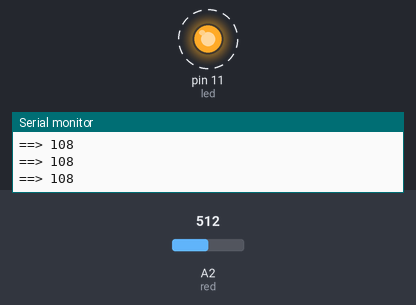
The sketch below on a simulated Arduino Uno, built with avr-gcc and run on an emulated ATmega328P. Shown: output pins drawn as LEDs (lit = HIGH), the last lines printed to the serial monitor. Dashed ring = blinking. The test bench sets the inputs (shaded band); at power-on: A2 (red) = 512.

Above: at 1.13 s.
1.3 s: A2 (red) set to 716
At 1.62 s:
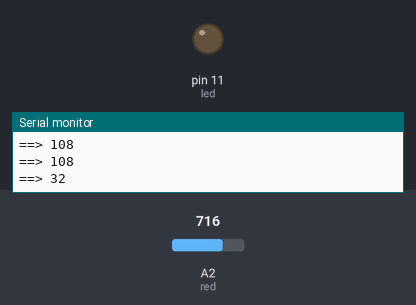
At 1.99 s:
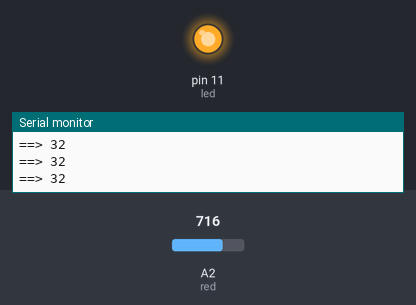
4.3 s: A2 (red) set to 511
Timing chart, 0 to 13.3 s (numbered marks = the images above; inputs shaded):
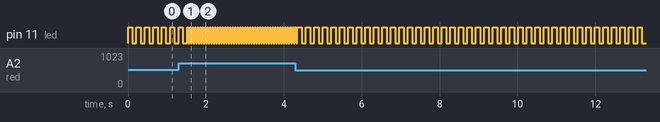

The sketch:

Infravermelho.ino
```cpp
#define led 11
#define red 2

void setup() {
  pinMode(red,INPUT);
  pinMode(led,OUTPUT);
  Serial.begin(9600);
}


void loop() {
  int ir = analogRead(red);
  int BR = map(ir,0,800,300,0);
  digitalWrite(led,HIGH);
  delay(BR);
  digitalWrite(led,LOW);
  delay(BR);
  Serial.print("==> ");
  Serial.println(BR);
}
```

Measured:
- by itself, pin 11 (led): repeats every 0.22 s: HIGH 0.11 s, LOW 0.11 s
